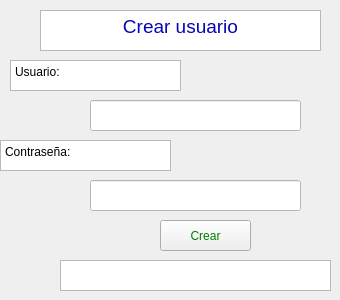
   <widget class="QWidget" name="page_2">
    <widget class="QTextEdit" name="textEdit_2">
     <property name="geometry">
      <rect>
       <x>40</x>
       <y>10</y>
       <width>281</width>
       <height>41</height>
      </rect>
     </property>
     <property name="html">
      <string>&lt;!DOCTYPE HTML PUBLIC &quot;-//W3C//DTD HTML 4.0//EN&quot; &quot;http://www.w3.org/TR/REC-html40/strict.dtd&quot;&gt;
&lt;html&gt;&lt;head&gt;&lt;meta name=&quot;qrichtext&quot; content=&quot;1&quot; /&gt;&lt;meta charset=&quot;utf-8&quot; /&gt;&lt;style type=&quot;text/css&quot;&gt;
p, li { white-space: pre-wrap; }
hr { height: 1px; border-width: 0; }
li.unchecked::marker { content: &quot;\2610&quot;; }
li.checked::marker { content: &quot;\2612&quot;; }
&lt;/style&gt;&lt;/head&gt;&lt;body style=&quot; font-family:'Sans Serif'; font-size:9pt; font-weight:400; font-style:normal;&quot;&gt;
&lt;p align=&quot;center&quot; style=&quot; margin-top:0px; margin-bottom:0px; margin-left:0px; margin-right:0px; -qt-block-indent:0; text-indent:0px;&quot;&gt;&lt;span style=&quot; font-family:'Times New Roman'; font-size:14pt; color:#0606b5;&quot;&gt;Crear usuario&lt;/span&gt;&lt;/p&gt;&lt;/body&gt;&lt;/html&gt;</string>
     </property>
    </widget>
    <widget class="QTextEdit" name="textEdit_3">
     <property name="geometry">
      <rect>
       <x>10</x>
       <y>60</y>
       <width>171</width>
       <height>31</height>
      </rect>
     </property>
     <property name="html">
      <string>&lt;!DOCTYPE HTML PUBLIC &quot;-//W3C//DTD HTML 4.0//EN&quot; &quot;http://www.w3.org/TR/REC-html40/strict.dtd&quot;&gt;
&lt;html&gt;&lt;head&gt;&lt;meta name=&quot;qrichtext&quot; content=&quot;1&quot; /&gt;&lt;meta charset=&quot;utf-8&quot; /&gt;&lt;style type=&quot;text/css&quot;&gt;
p, li { white-space: pre-wrap; }
hr { height: 1px; border-width: 0; }
li.unchecked::marker { content: &quot;\2610&quot;; }
li.checked::marker { content: &quot;\2612&quot;; }
&lt;/style&gt;&lt;/head&gt;&lt;body style=&quot; font-family:'Sans Serif'; font-size:9pt; font-weight:400; font-style:normal;&quot;&gt;
&lt;p style=&quot; margin-top:0px; margin-bottom:0px; margin-left:0px; margin-right:0px; -qt-block-indent:0; text-indent:0px;&quot;&gt;Usuario:&lt;/p&gt;&lt;/body&gt;&lt;/html&gt;</string>
     </property>
    </widget>
    <widget class="QTextEdit" name="textEdit_4">
     <property name="geometry">
      <rect>
       <x>0</x>
       <y>140</y>
       <width>171</width>
       <height>31</height>
      </rect>
     </property>
     <property name="html">
      <string>&lt;!DOCTYPE HTML PUBLIC &quot;-//W3C//DTD HTML 4.0//EN&quot; &quot;http://www.w3.org/TR/REC-html40/strict.dtd&quot;&gt;
&lt;html&gt;&lt;head&gt;&lt;meta name=&quot;qrichtext&quot; content=&quot;1&quot; /&gt;&lt;meta charset=&quot;utf-8&quot; /&gt;&lt;style type=&quot;text/css&quot;&gt;
p, li { white-space: pre-wrap; }
hr { height: 1px; border-width: 0; }
li.unchecked::marker { content: &quot;\2610&quot;; }
li.checked::marker { content: &quot;\2612&quot;; }
&lt;/style&gt;&lt;/head&gt;&lt;body style=&quot; font-family:'Sans Serif'; font-size:9pt; font-weight:400; font-style:normal;&quot;&gt;
&lt;p style=&quot; margin-top:0px; margin-bottom:0px; margin-left:0px; margin-right:0px; -qt-block-indent:0; text-indent:0px;&quot;&gt;Contraseña:&lt;/p&gt;&lt;/body&gt;&lt;/html&gt;</string>
     </property>
    </widget>
    <widget class="QLineEdit" name="lineEdit">
     <property name="geometry">
      <rect>
       <x>90</x>
       <y>100</y>
       <width>211</width>
       <height>31</height>
      </rect>
     </property>
     <property name="styleSheet">
      <string notr="true">background-color: rgb(255, 255, 255);</string>
     </property>
    </widget>
    <widget class="QLineEdit" name="lineEdit_2">
     <property name="geometry">
      <rect>
       <x>90</x>
       <y>180</y>
       <width>211</width>
       <height>31</height>
      </rect>
     </property>
     <property name="styleSheet">
      <string notr="true">background-color: rgb(255, 255, 255);</string>
     </property>
     <property name="echoMode">
      <enum>QLineEdit::Password</enum>
     </property>
    </widget>
    <widget class="QPushButton" name="pushButton_10">
     <property name="geometry">
      <rect>
       <x>160</x>
       <y>220</y>
       <width>91</width>
       <height>31</height>
      </rect>
     </property>
     <property name="styleSheet">
      <string notr="true">color: green
</string>
     </property>
     <property name="text">
      <string>Crear</string>
     </property>
    </widget>
    <widget class="QTextEdit" name="textEdit_19">
     <property name="geometry">
      <rect>
       <x>60</x>
       <y>260</y>
       <width>271</width>
       <height>31</height>
      </rect>
     </property>
    </widget>
   </widget>
